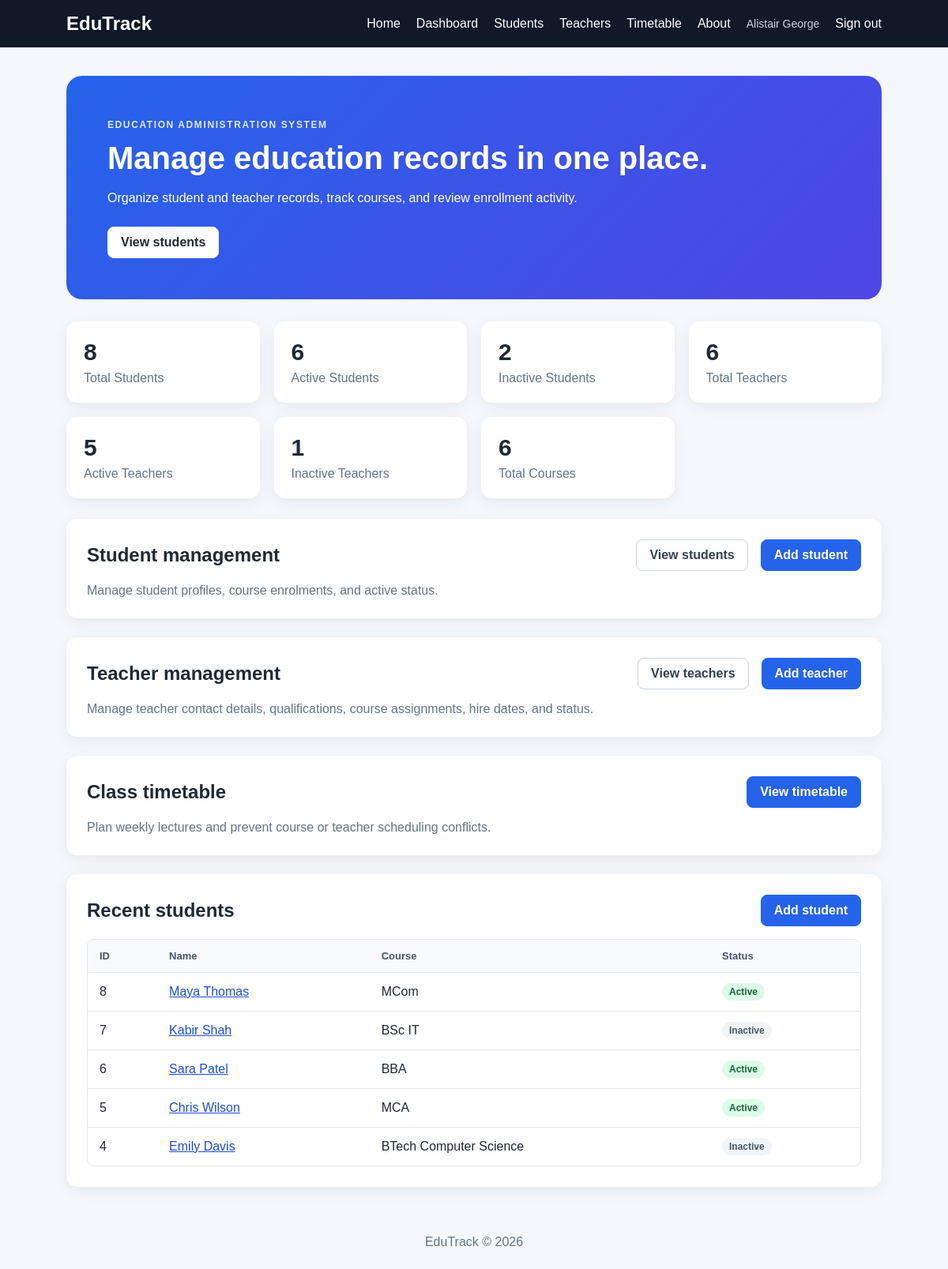
/ (signed in), run on the app's committed database.
### tables this page shows
CREATE TABLE students (
                id INTEGER PRIMARY KEY AUTOINCREMENT,
                name TEXT NOT NULL,
                email TEXT NOT NULL UNIQUE,
                phone TEXT,
                gender TEXT,
                course_id INTEGER NOT NULL,
                date_of_birth TEXT,
                enrollment_date TEXT DEFAULT CURRENT_DATE,
                status TEXT NOT NULL DEFAULT 'Active',
                FOREIGN KEY (course_id) REFERENCES courses(id)
            );

CREATE TABLE courses (
                id INTEGER PRIMARY KEY AUTOINCREMENT,
                name TEXT NOT NULL UNIQUE
            );

### app.py (the view)
@app.route("/")
@login_required
def home():
    return render_template("index.html", **get_dashboard_data())

### app.py (called while the page is built)
@contextmanager
def database_connection():
    connection = get_db_connection()
    try:
        yield connection
    finally:
        connection.close()

@app.before_request
def protect_post_requests():
    if request.method == "POST":
        submitted_token = request.form.get("csrf_token", "")
        session_token = session.get("csrf_token", "")
        if not session_token or not secrets.compare_digest(
            submitted_token, session_token
        ):
            abort(400, description="The form expired or could not be verified.")

@app.context_processor
def inject_template_values():
    token = session.setdefault("csrf_token", secrets.token_urlsafe(32))
    return {"csrf_token": token}

def login_required(view):
    @wraps(view)
    def wrapped_view(*args, **kwargs):
        if "admin_id" not in session:
            return redirect(url_for("login"))
        return view(*args, **kwargs)
    return wrapped_view

### database.py (called while the page is built)
def get_db_connection():
    connection = sqlite3.connect(DATABASE)
    connection.row_factory = sqlite3.Row
    connection.execute(
        "PRAGMA foreign_keys = ON"
    )
    return connection

### templates/index.html (shortened to what this page needs)
{% extends "base.html" %}
{% block content %}
    <section class="hero">
        <div>
            <p class="tag">EDUCATION ADMINISTRATION SYSTEM</p>
            <h1>Manage education records in one place.</h1>
            <p>Organize student and teacher records, track courses, and review enrollment activity.</p>
            <a href="{{ url_for('students') }}" class="primary-btn">View students</a>
        </div>
    </section>
    <section class="cards" aria-label="Education administration overview">
        <div class="card"><h2>{{ total_students }}</h2><p>Total Students</p></div>
        <div class="card"><h2>{{ active_students }}</h2><p>Active Students</p></div>
        <div class="card"><h2>{{ inactive_students }}</h2><p>Inactive Students</p></div>
        <div class="card"><h2>{{ total_teachers }}</h2><p>Total Teachers</p></div>
        <div class="card"><h2>{{ active_teachers }}</h2><p>Active Teachers</p></div>
        <div class="card"><h2>{{ inactive_teachers }}</h2><p>Inactive Teachers</p></div>
        <div class="card"><h2>{{ total_courses }}</h2><p>Total Courses</p></div>
    </section>
    <section class="panel">
        <div class="section-heading">
            <h2>Student management</h2>
            <div class="button-group">
                <a class="button button-secondary" href="{{ url_for('students') }}">View students</a>
                <a class="button" href="{{ url_for('create_student') }}">Add student</a>
            </div>
        </div>
        <p class="muted">Manage student profiles, course enrolments, and active status.</p>
    </section>
    <section class="panel">
        <div class="section-heading">
            <h2>Teacher management</h2>
            <div class="button-group">
                <a class="button button-secondary" href="{{ url_for('teachers') }}">View teachers</a>
                <a class="button" href="{{ url_for('create_teacher') }}">Add teacher</a>
            </div>
        </div>
        <p class="muted">Manage teacher contact details, qualifications, course assignments, hire dates, and status.</p>
    </section>
    <section class="panel">
        <div class="section-heading">
            <h2>Class timetable</h2>
            <a class="button" href="{{ url_for('timetable') }}">View timetable</a>
        </div>
        <p class="muted">Plan weekly lectures and prevent course or teacher scheduling conflicts.</p>
    </section>
    <section class="panel">
        <div class="section-heading">
            <h2>Recent students</h2>
            <a class="button" href="{{ url_for('create_student') }}">Add student</a>
        </div>
        <div class="table-wrap">
            <table>
                <thead><tr><th>ID</th><th>Name</th><th>Course</th><th>Status</th></tr></thead>
                <tbody>
                    {% for student in recent_students %}
                    <tr>
                        <td>{{ student["id"] }}</td>
                        <td><a href="{{ url_for('student_detail', student_id=student['id']) }}">{{ student["name"] }}</a></td>
                        <td>{{ student["course"] }}</td>
                        <td><span class="status status-{{ student['status']|lower }}">{{ student["status"] }}</span></td>
                    </tr>
                    {% else %}
                    <tr><td colspan="4" class="empty-state">No students have been added yet.</td></tr>
                    {% endfor %}
                </tbody>
            </table>
        </div>
    </section>
{% endblock %}

### templates/base.html (shortened to what this page needs)
<!DOCTYPE html>
<html lang="en">
<head>
    <link rel="stylesheet" href="{{ url_for('static', filename='style.css') }}">
</head>
<body>
    <header class="navbar">
        <a class="logo" href="{{ url_for('home') if session.get('admin_id') else url_for('about') }}">EduTrack</a>
        <nav aria-label="Main navigation">
            {% if session.get("admin_id") %}
                <a href="{{ url_for('home') }}">Home</a>
                <a href="{{ url_for('dashboard') }}">Dashboard</a>
                <a href="{{ url_for('students') }}">Students</a>
                <a href="{{ url_for('teachers') }}">Teachers</a>
                <a href="{{ url_for('timetable') }}">Timetable</a>
                <a href="{{ url_for('about') }}">About</a>
                <span class="nav-user">{{ session.get("admin_username") }}</span>
                <form class="inline-form" action="{{ url_for('logout') }}" method="post">
                    <button class="nav-button" type="submit">Sign out</button>
                </form>
            {% else %}
                <a href="{{ url_for('about') }}">About</a>
                <a href="{{ url_for('login') }}">Sign in</a>
            {% endif %}
        </nav>
    </header>
    <main class="container">
        {% block content %}{% endblock %}
    </main>
    <footer>
        <p>EduTrack &copy; 2026</p>
    </footer>
</body>
</html>

### static/style.css (style rules this page uses)
* { margin: 0; padding: 0; box-sizing: border-box; }
:root { color-scheme: light; font-family: Arial, sans-serif; color: #1f2937; background: #f4f7fb; }
body { min-width: 320px; min-height: 100vh; display: flex; flex-direction: column; background: #f4f7fb; color: #1f2937; }
a { color: #1d4ed8; }
button, input, select { font: inherit; }
.navbar { background: #111827; color: white; padding: 16px 7%; display: flex; justify-content: space-between; align-items: center; gap: 20px; }
.logo { color: white; font-size: 24px; font-weight: bold; text-decoration: none; white-space: nowrap; }
.navbar nav { display: flex; align-items: center; flex-wrap: wrap; gap: 20px; }
.navbar nav a, .nav-button { color: white; text-decoration: none; }
.nav-user { color: #cbd5e1; font-size: 14px; }
.nav-button { padding: 0; border: 0; background: transparent; cursor: pointer; }
.container { width: 86%; max-width: 1200px; margin: 36px auto; flex: 1; }
.hero { background: linear-gradient(135deg, #2563eb, #4f46e5); color: white; padding: 52px; border-radius: 20px; margin-bottom: 28px; }
.tag, .eyebrow { color: #475569; font-size: 12px; font-weight: 700; letter-spacing: 1.6px; margin-bottom: 10px; }
.hero .tag { color: #dbeafe; }
.hero h1 { font-size: 40px; margin-bottom: 14px; }
.hero p { line-height: 1.7; max-width: 620px; }
.primary-btn, .button { display: inline-flex; align-items: center; justify-content: center; min-height: 40px; padding: 10px 16px; border: 1px solid #2563eb; border-radius: 8px; background: #2563eb; color: white; cursor: pointer; font-weight: 700; text-decoration: none; white-space: nowrap; }
.primary-btn { margin-top: 22px; border-color: white; background: white; color: #1f2937; }
.button-secondary { border-color: #cbd5e1; background: white; color: #334155; }
.cards { display: grid; grid-template-columns: repeat(4, minmax(0, 1fr)); gap: 18px; margin-bottom: 26px; }
.card, .panel { background: white; border-radius: 14px; box-shadow: 0 5px 20px rgba(0, 0, 0, 0.06); }
.card { padding: 22px; }
.card h2 { font-size: 30px; margin-bottom: 7px; }
.card p, .muted { color: #64748b; }
.panel { padding: 26px; }
.panel + .panel { margin-top: 24px; }
.page-heading, .section-heading, .button-group { display: flex; align-items: center; justify-content: space-between; gap: 16px; }
.section-heading { margin-bottom: 16px; }
.button-group { justify-content: flex-end; flex-wrap: wrap; }
.table-wrap { width: 100%; overflow-x: auto; border: 1px solid #e5e7eb; border-radius: 9px; }
table { width: 100%; border-collapse: collapse; min-width: 650px; }
th, td { text-align: left; padding: 13px 15px; border-bottom: 1px solid #e5e7eb; vertical-align: middle; }
tbody tr:last-child td { border-bottom: 0; }
th { background: #f8fafc; color: #475569; font-size: 13px; }
.status { display: inline-block; padding: 4px 9px; border-radius: 999px; background: #dcfce7; color: #166534; font-size: 12px; font-weight: 700; }
.status-inactive { background: #f1f5f9; color: #475569; }
.inline-form { display: inline; }
footer { padding: 25px; color: #64748b; text-align: center; }

### data on the page
students: id "8", name "Maya Thomas", course "MCom", status "Active"
students: id "7", name "Kabir Shah", course "BSc IT", status "Inactive"
students: id "6", name "Sara Patel", course "BBA", status "Active"
students: id "5", name "Chris Wilson", course "MCA", status "Active"
students: id "4", name "Emily Davis", course "BTech Computer Science", status "Inactive"

### other printed values
{{ session.get("admin_username") }} "Alistair George"
{{ total_students }} "8"
{{ active_students }} "6"
{{ inactive_students }} "2"
{{ total_teachers }} "6"
{{ active_teachers }} "5"
{{ inactive_teachers }} "1"
{{ total_courses }} "6"
